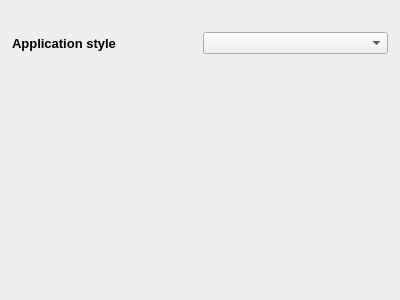
<?xml version="1.0" encoding="UTF-8"?>
<ui version="4.0">
 <class>AppStyleSettings</class>
 <widget class="QWidget" name="AppStyleSettings">
  <property name="geometry">
   <rect>
    <x>0</x>
    <y>0</y>
    <width>400</width>
    <height>300</height>
   </rect>
  </property>
  <property name="windowTitle">
   <string>Form</string>
  </property>
  <property name="windowIcon">
   <iconset resource="../../resources/pak-gui.qrc">
    <normaloff>:/icons/styles-settings.png</normaloff>:/icons/styles-settings.png</iconset>
  </property>
  <layout class="QVBoxLayout" name="verticalLayout">
   <property name="leftMargin">
    <number>12</number>
   </property>
   <property name="topMargin">
    <number>12</number>
   </property>
   <property name="rightMargin">
    <number>12</number>
   </property>
   <property name="bottomMargin">
    <number>12</number>
   </property>
   <item>
    <spacer name="verticalSpacer_2">
     <property name="orientation">
      <enum>Qt::Vertical</enum>
     </property>
     <property name="sizeType">
      <enum>QSizePolicy::Fixed</enum>
     </property>
     <property name="sizeHint" stdset="0">
      <size>
       <width>20</width>
       <height>20</height>
      </size>
     </property>
    </spacer>
   </item>
   <item>
    <layout class="QHBoxLayout" name="horizontalLayout">
     <item>
      <widget class="QLabel" name="styles_text">
       <property name="font">
        <font>
         <pointsize>10</pointsize>
         <bold>true</bold>
        </font>
       </property>
       <property name="text">
        <string>Application style</string>
       </property>
       <property name="alignment">
        <set>Qt::AlignLeading|Qt::AlignLeft|Qt::AlignVCenter</set>
       </property>
       <property name="wordWrap">
        <bool>true</bool>
       </property>
      </widget>
     </item>
     <item>
      <widget class="QComboBox" name="app_style_name_combobox"/>
     </item>
    </layout>
   </item>
   <item>
    <spacer name="verticalSpacer">
     <property name="orientation">
      <enum>Qt::Vertical</enum>
     </property>
     <property name="sizeHint" stdset="0">
      <size>
       <width>20</width>
       <height>40</height>
      </size>
     </property>
    </spacer>
   </item>
  </layout>
 </widget>
 <resources>
  <include location="../../resources/pak-gui.qrc"/>
 </resources>
 <connections/>
</ui>
